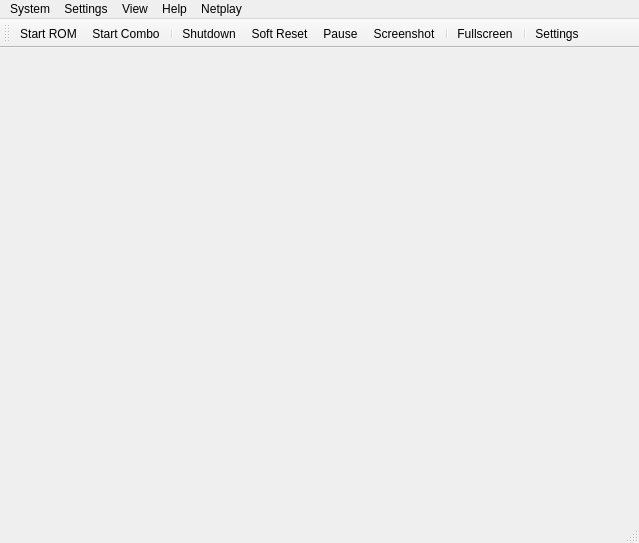
<?xml version="1.0" encoding="UTF-8"?>
<ui version="4.0">
 <class>MainWindow</class>
 <widget class="QMainWindow" name="MainWindow">
  <property name="geometry">
   <rect>
    <x>0</x>
    <y>0</y>
    <width>639</width>
    <height>543</height>
   </rect>
  </property>
  <property name="windowTitle">
   <string>Rosalie's Mupen GUI (VERSION)</string>
  </property>
  <property name="windowIcon">
   <iconset resource="UIResources.qrc">
    <normaloff>:/Resource/RMG.png</normaloff>:/Resource/RMG.png</iconset>
  </property>
  <widget class="QWidget" name="centralwidget">
   <layout class="QHBoxLayout" name="horizontalLayout"/>
  </widget>
  <widget class="QMenuBar" name="menubar">
   <property name="geometry">
    <rect>
     <x>0</x>
     <y>0</y>
     <width>639</width>
     <height>30</height>
    </rect>
   </property>
   <widget class="QMenu" name="menuSystem">
    <property name="title">
     <string>System</string>
    </property>
    <widget class="QMenu" name="menuReset">
     <property name="title">
      <string>Reset</string>
     </property>
     <property name="icon">
      <iconset theme="restart-line">
       <normaloff>.</normaloff>.</iconset>
     </property>
     <addaction name="action_System_SoftReset"/>
     <addaction name="action_System_HardReset"/>
    </widget>
    <widget class="QMenu" name="menuCurrent_Save_State">
     <property name="title">
      <string>Current Save State</string>
     </property>
     <property name="icon">
      <iconset theme="save-3-line">
       <normaloff>.</normaloff>.</iconset>
     </property>
     <addaction name="actionSlot_0"/>
     <addaction name="actionSlot_1"/>
     <addaction name="actionSlot_2"/>
     <addaction name="actionSlot_3"/>
     <addaction name="actionSlot_4"/>
     <addaction name="actionSlot_5"/>
     <addaction name="actionSlot_6"/>
     <addaction name="actionSlot_7"/>
     <addaction name="actionSlot_8"/>
     <addaction name="actionSlot_9"/>
    </widget>
    <widget class="QMenu" name="menuSpeedFactor">
     <property name="enabled">
      <bool>true</bool>
     </property>
     <property name="title">
      <string>Speed Factor</string>
     </property>
     <property name="icon">
      <iconset theme="speed-line">
       <normaloff>.</normaloff>.</iconset>
     </property>
     <addaction name="actionSpeed25"/>
     <addaction name="actionSpeed50"/>
     <addaction name="actionSpeed75"/>
     <addaction name="actionSpeed100"/>
     <addaction name="actionSpeed125"/>
     <addaction name="actionSpeed150"/>
     <addaction name="actionSpeed175"/>
     <addaction name="actionSpeed200"/>
     <addaction name="actionSpeed225"/>
     <addaction name="actionSpeed250"/>
     <addaction name="actionSpeed275"/>
     <addaction name="actionSpeed300"/>
    </widget>
    <addaction name="action_System_StartRom"/>
    <addaction name="action_System_OpenCombo"/>
    <addaction name="separator"/>
    <addaction name="action_System_Shutdown"/>
    <addaction name="menuReset"/>
    <addaction name="action_System_Pause"/>
    <addaction name="separator"/>
    <addaction name="action_System_Screenshot"/>
    <addaction name="separator"/>
    <addaction name="action_System_LimitFPS"/>
    <addaction name="menuSpeedFactor"/>
    <addaction name="separator"/>
    <addaction name="action_System_SaveState"/>
    <addaction name="action_System_SaveAs"/>
    <addaction name="action_System_LoadState"/>
    <addaction name="action_System_Load"/>
    <addaction name="separator"/>
    <addaction name="menuCurrent_Save_State"/>
    <addaction name="separator"/>
    <addaction name="action_System_Cheats"/>
    <addaction name="action_System_GSButton"/>
    <addaction name="separator"/>
    <addaction name="action_System_Exit"/>
   </widget>
   <widget class="QMenu" name="menuSettings">
    <property name="title">
     <string>Settings</string>
    </property>
    <addaction name="action_Settings_Graphics"/>
    <addaction name="action_Settings_Audio"/>
    <addaction name="action_Settings_Rsp"/>
    <addaction name="action_Settings_Input"/>
    <addaction name="separator"/>
    <addaction name="action_Settings_Settings"/>
   </widget>
   <widget class="QMenu" name="menuView">
    <property name="title">
     <string>View</string>
    </property>
    <addaction name="action_View_Toolbar"/>
    <addaction name="action_View_StatusBar"/>
    <addaction name="separator"/>
    <addaction name="action_View_GameList"/>
    <addaction name="action_View_GameGrid"/>
    <addaction name="separator"/>
    <addaction name="action_View_UniformSize"/>
    <addaction name="separator"/>
    <addaction name="action_View_Fullscreen"/>
    <addaction name="separator"/>
    <addaction name="action_View_RefreshRoms"/>
    <addaction name="action_View_ClearRomCache"/>
    <addaction name="separator"/>
    <addaction name="action_View_Log"/>
   </widget>
   <widget class="QMenu" name="menuHelp">
    <property name="title">
     <string>Help</string>
    </property>
    <addaction name="action_Help_Github"/>
    <addaction name="separator"/>
    <addaction name="action_Help_Update"/>
    <addaction name="separator"/>
    <addaction name="action_Help_About"/>
   </widget>
   <widget class="QMenu" name="menuNetplay">
    <property name="title">
     <string>Netplay</string>
    </property>
    <addaction name="actionCreate_Room"/>
    <addaction name="actionJoin_Room"/>
   </widget>
   <addaction name="menuSystem"/>
   <addaction name="menuSettings"/>
   <addaction name="menuView"/>
   <addaction name="menuHelp"/>
   <addaction name="menuNetplay"/>
  </widget>
  <widget class="QStatusBar" name="statusbar"/>
  <widget class="QToolBar" name="toolBar">
   <property name="windowTitle">
    <string>toolBar</string>
   </property>
   <property name="movable">
    <bool>true</bool>
   </property>
   <property name="toolButtonStyle">
    <enum>Qt::ToolButtonTextUnderIcon</enum>
   </property>
   <property name="floatable">
    <bool>false</bool>
   </property>
   <attribute name="toolBarArea">
    <enum>TopToolBarArea</enum>
   </attribute>
   <attribute name="toolBarBreak">
    <bool>false</bool>
   </attribute>
   <addaction name="action_System_StartRom"/>
   <addaction name="action_System_OpenCombo"/>
   <addaction name="separator"/>
   <addaction name="action_System_Shutdown"/>
   <addaction name="action_System_SoftReset"/>
   <addaction name="action_System_Pause"/>
   <addaction name="action_System_Screenshot"/>
   <addaction name="separator"/>
   <addaction name="action_View_Fullscreen"/>
   <addaction name="separator"/>
   <addaction name="action_Settings_Settings"/>
  </widget>
  <action name="action_System_StartRom">
   <property name="icon">
    <iconset theme="file-line">
     <normaloff>.</normaloff>.</iconset>
   </property>
   <property name="text">
    <string>Start ROM</string>
   </property>
  </action>
  <action name="action_System_OpenCombo">
   <property name="icon">
    <iconset theme="file-line">
     <normaloff>.</normaloff>.</iconset>
   </property>
   <property name="text">
    <string>Start Combo</string>
   </property>
  </action>
  <action name="action_System_Shutdown">
   <property name="icon">
    <iconset theme="shut-down-line">
     <normaloff>.</normaloff>.</iconset>
   </property>
   <property name="text">
    <string>Shutdown</string>
   </property>
  </action>
  <action name="action_System_SoftReset">
   <property name="icon">
    <iconset theme="restart-line">
     <normaloff>.</normaloff>.</iconset>
   </property>
   <property name="text">
    <string>Soft Reset</string>
   </property>
  </action>
  <action name="action_System_HardReset">
   <property name="icon">
    <iconset theme="restart-line">
     <normaloff>.</normaloff>.</iconset>
   </property>
   <property name="text">
    <string>Hard Reset</string>
   </property>
  </action>
  <action name="action_System_Pause">
   <property name="checkable">
    <bool>true</bool>
   </property>
   <property name="icon">
    <iconset theme="pause-line">
     <normaloff>.</normaloff>.</iconset>
   </property>
   <property name="text">
    <string>Pause</string>
   </property>
  </action>
  <action name="action_System_Screenshot">
   <property name="icon">
    <iconset theme="screenshot-2-line">
     <normaloff>.</normaloff>.</iconset>
   </property>
   <property name="text">
    <string>Screenshot</string>
   </property>
  </action>
  <action name="action_System_LimitFPS">
   <property name="checkable">
    <bool>true</bool>
   </property>
   <property name="icon">
    <iconset theme="speed-line">
     <normaloff>.</normaloff>.</iconset>
   </property>
   <property name="text">
    <string>Limit FPS</string>
   </property>
  </action>
  <action name="action_System_SaveState">
   <property name="icon">
    <iconset theme="save-3-line">
     <normaloff>.</normaloff>.</iconset>
   </property>
   <property name="text">
    <string>Save State</string>
   </property>
  </action>
  <action name="action_System_SaveAs">
   <property name="icon">
    <iconset theme="save-3-line">
     <normaloff>.</normaloff>.</iconset>
   </property>
   <property name="text">
    <string>Save As...</string>
   </property>
  </action>
  <action name="action_System_LoadState">
   <property name="icon">
    <iconset theme="folder-open-line">
     <normaloff>.</normaloff>.</iconset>
   </property>
   <property name="text">
    <string>Load State</string>
   </property>
  </action>
  <action name="action_System_Load">
   <property name="icon">
    <iconset theme="folder-open-line">
     <normaloff>.</normaloff>.</iconset>
   </property>
   <property name="text">
    <string>Load...</string>
   </property>
  </action>
  <action name="actionSlot_0">
   <property name="checkable">
    <bool>true</bool>
   </property>
   <property name="text">
    <string>Slot 0</string>
   </property>
  </action>
  <action name="actionSlot_1">
   <property name="checkable">
    <bool>true</bool>
   </property>
   <property name="text">
    <string>Slot 1</string>
   </property>
  </action>
  <action name="actionSlot_2">
   <property name="checkable">
    <bool>true</bool>
   </property>
   <property name="text">
    <string>Slot 2</string>
   </property>
  </action>
  <action name="actionSlot_3">
   <property name="checkable">
    <bool>true</bool>
   </property>
   <property name="text">
    <string>Slot 3</string>
   </property>
  </action>
  <action name="actionSlot_4">
   <property name="checkable">
    <bool>true</bool>
   </property>
   <property name="text">
    <string>Slot 4</string>
   </property>
  </action>
  <action name="actionSlot_5">
   <property name="checkable">
    <bool>true</bool>
   </property>
   <property name="text">
    <string>Slot 5</string>
   </property>
  </action>
  <action name="actionSlot_6">
   <property name="checkable">
    <bool>true</bool>
   </property>
   <property name="text">
    <string>Slot 6</string>
   </property>
  </action>
  <action name="actionSlot_7">
   <property name="checkable">
    <bool>true</bool>
   </property>
   <property name="text">
    <string>Slot 7</string>
   </property>
  </action>
  <action name="actionSlot_8">
   <property name="checkable">
    <bool>true</bool>
   </property>
   <property name="text">
    <string>Slot 8</string>
   </property>
  </action>
  <action name="actionSlot_9">
   <property name="checkable">
    <bool>true</bool>
   </property>
   <property name="text">
    <string>Slot 9</string>
   </property>
  </action>
  <action name="action_System_Cheats">
   <property name="icon">
    <iconset theme="code-box-line">
     <normaloff>.</normaloff>.</iconset>
   </property>
   <property name="text">
    <string>Cheats...</string>
   </property>
  </action>
  <action name="action_System_GSButton">
   <property name="icon">
    <iconset theme="checkbox-blank-circle-line">
     <normaloff>.</normaloff>.</iconset>
   </property>
   <property name="text">
    <string>GS Button</string>
   </property>
  </action>
  <action name="action_System_Exit">
   <property name="icon">
    <iconset theme="door-open-line">
     <normaloff>.</normaloff>.</iconset>
   </property>
   <property name="text">
    <string>Exit</string>
   </property>
  </action>
  <action name="action_Settings_Graphics">
   <property name="icon">
    <iconset theme="brush-line">
     <normaloff>.</normaloff>.</iconset>
   </property>
   <property name="text">
    <string>Graphics</string>
   </property>
  </action>
  <action name="action_Settings_Input">
   <property name="icon">
    <iconset theme="gamepad-line">
     <normaloff>.</normaloff>.</iconset>
   </property>
   <property name="text">
    <string>Input</string>
   </property>
  </action>
  <action name="action_Settings_Rsp">
   <property name="icon">
    <iconset theme="settings-3-line">
     <normaloff>.</normaloff>.</iconset>
   </property>
   <property name="text">
    <string>RSP</string>
   </property>
  </action>
  <action name="action_Settings_Audio">
   <property name="icon">
    <iconset theme="volume-up-line">
     <normaloff>.</normaloff>.</iconset>
   </property>
   <property name="text">
    <string>Audio</string>
   </property>
  </action>
  <action name="action_Settings_Settings">
   <property name="icon">
    <iconset theme="settings-3-line">
     <normaloff>.</normaloff>.</iconset>
   </property>
   <property name="text">
    <string>Settings</string>
   </property>
  </action>
  <action name="action_View_Fullscreen">
   <property name="icon">
    <iconset theme="fullscreen-line">
     <normaloff>.</normaloff>.</iconset>
   </property>
   <property name="text">
    <string>Fullscreen</string>
   </property>
  </action>
  <action name="action_Help_Github">
   <property name="icon">
    <iconset theme="github-fill">
     <normaloff>.</normaloff>.</iconset>
   </property>
   <property name="text">
    <string>Github Repository</string>
   </property>
  </action>
  <action name="action_Help_About">
   <property name="icon">
    <iconset theme="information-line">
     <normaloff>.</normaloff>.</iconset>
   </property>
   <property name="text">
    <string>About RMG</string>
   </property>
  </action>
  <action name="action_View_Toolbar">
   <property name="checkable">
    <bool>true</bool>
   </property>
   <property name="icon">
    <iconset theme="tools-line">
     <normaloff>.</normaloff>.</iconset>
   </property>
   <property name="text">
    <string>Toolbar</string>
   </property>
  </action>
  <action name="action_View_StatusBar">
   <property name="checkable">
    <bool>true</bool>
   </property>
   <property name="icon">
    <iconset theme="information-line">
     <normaloff>.</normaloff>.</iconset>
   </property>
   <property name="text">
    <string>Status Bar</string>
   </property>
  </action>
  <action name="action_View_GameList">
   <property name="icon">
    <iconset theme="list-check">
     <normaloff>.</normaloff>.</iconset>
   </property>
   <property name="text">
    <string>Game List</string>
   </property>
  </action>
  <action name="action_View_GameGrid">
   <property name="icon">
    <iconset theme="function-line">
     <normaloff>.</normaloff>.</iconset>
   </property>
   <property name="text">
    <string>Game Grid</string>
   </property>
  </action>
  <action name="action_View_RefreshRoms">
   <property name="icon">
    <iconset theme="refresh-line">
     <normaloff>.</normaloff>.</iconset>
   </property>
   <property name="text">
    <string>Refresh ROMs</string>
   </property>
  </action>
  <action name="action_View_Log">
   <property name="icon">
    <iconset theme="file-list-line">
     <normaloff>.</normaloff>.</iconset>
   </property>
   <property name="text">
    <string>Log</string>
   </property>
  </action>
  <action name="action_View_ClearRomCache">
   <property name="icon">
    <iconset theme="delete-bin-line">
     <normaloff>.</normaloff>.</iconset>
   </property>
   <property name="text">
    <string>Clear ROM Cache</string>
   </property>
  </action>
  <action name="action_View_UniformSize">
   <property name="checkable">
    <bool>true</bool>
   </property>
   <property name="icon">
    <iconset theme="function-line">
     <normaloff>.</normaloff>.</iconset>
   </property>
   <property name="text">
    <string>Uniform Size (Grid View)</string>
   </property>
  </action>
  <action name="actionSpeed25">
   <property name="checkable">
    <bool>false</bool>
   </property>
   <property name="text">
    <string>25%</string>
   </property>
  </action>
  <action name="actionSpeed50">
   <property name="text">
    <string>50%</string>
   </property>
  </action>
  <action name="actionSpeed100">
   <property name="text">
    <string>100%</string>
   </property>
  </action>
  <action name="actionSpeed125">
   <property name="text">
    <string>125%</string>
   </property>
  </action>
  <action name="actionSpeed150">
   <property name="text">
    <string>150%</string>
   </property>
  </action>
  <action name="actionSpeed200">
   <property name="text">
    <string>200%</string>
   </property>
  </action>
  <action name="actionSpeed75">
   <property name="text">
    <string>75%</string>
   </property>
  </action>
  <action name="actionSpeed175">
   <property name="text">
    <string>175%</string>
   </property>
  </action>
  <action name="actionSpeed225">
   <property name="text">
    <string>225%</string>
   </property>
  </action>
  <action name="actionSpeed250">
   <property name="text">
    <string>250%</string>
   </property>
  </action>
  <action name="actionSpeed275">
   <property name="text">
    <string>275%</string>
   </property>
  </action>
  <action name="actionSpeed300">
   <property name="text">
    <string>300%</string>
   </property>
  </action>
  <action name="action_Help_Update">
   <property name="icon">
    <iconset theme="download-line">
     <normaloff>.</normaloff>.</iconset>
   </property>
   <property name="text">
    <string>Check For Updates</string>
   </property>
  </action>
  <action name="actionCreate_Room">
   <property name="text">
    <string>Create Room</string>
   </property>
  </action>
  <action name="actionJoin_Room">
   <property name="text">
    <string>Join Room</string>
   </property>
  </action>
 </widget>
 <resources>
  <include location="UIResources.qrc"/>
 </resources>
 <connections/>
</ui>
